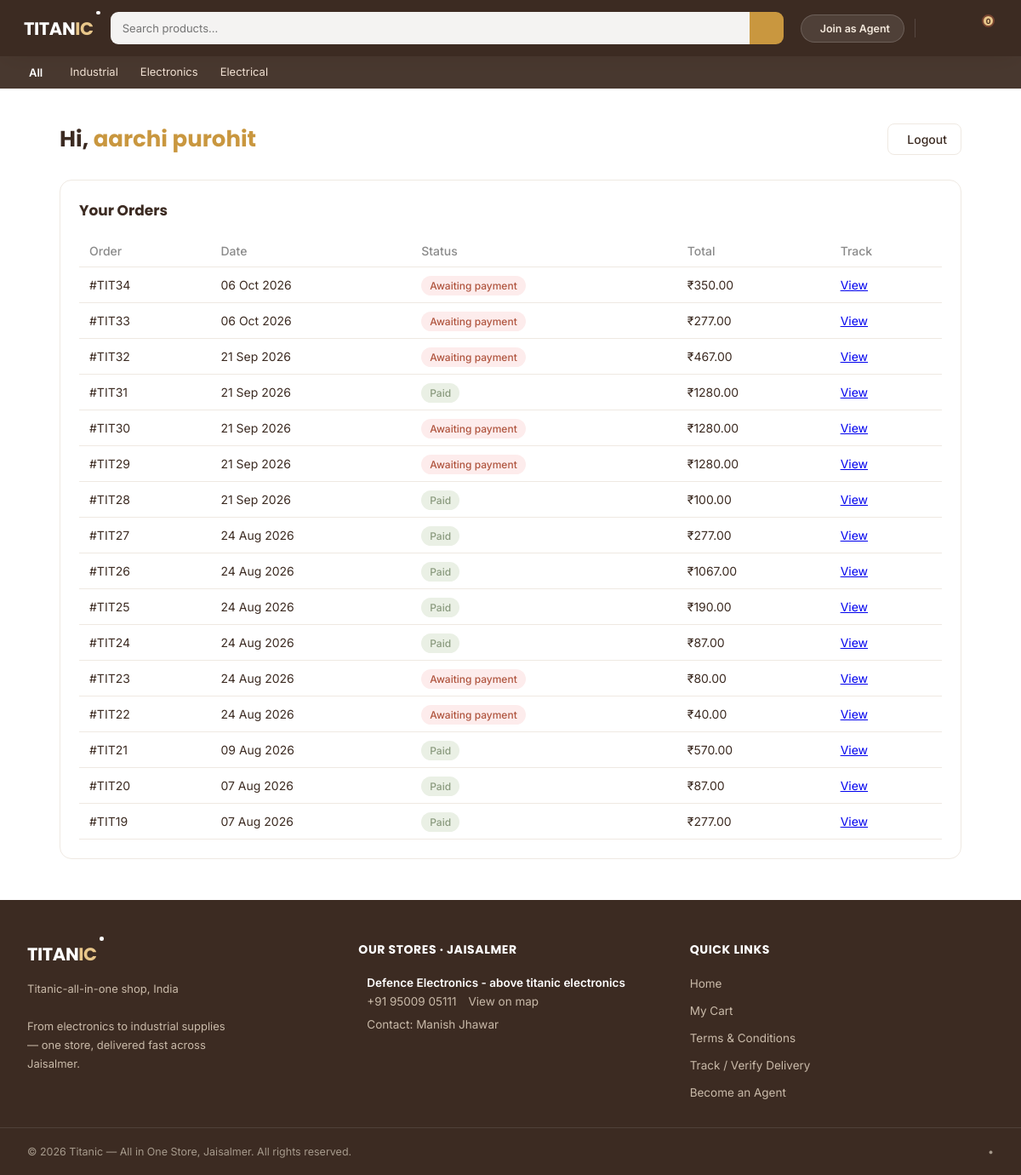
The page /customer/dashboard/ (signed in) on the database its author committed.
### customers/models.py (models this page shows, shortened)
class Customer(models.Model):
    user = models.OneToOneField(User, on_delete=models.CASCADE)
    name = models.CharField(max_length=100)
    phone = models.CharField(max_length=15)
    referred_by = models.ForeignKey(
        'agents.Agent',
        null=True,
        blank=True,
        on_delete=models.SET_NULL,
        related_name='referred_customers',
    )
    created_at = models.DateTimeField(auto_now_add=True)

### orders/models.py (models this page shows, shortened)
class Order(models.Model):
    STATUS_CHOICES = [
        ('pending', 'Awaiting payment'),
        ('paid', 'Paid'),
        ('shipped', 'Shipped'),
        ('delivered', 'Delivered'),
    ]
    customer = models.ForeignKey(User, null=True, blank=True, on_delete=models.SET_NULL, related_name='orders')
    full_name = models.CharField(max_length=100)
    phone = models.CharField(max_length=15)
    address = models.TextField()
    pincode = models.CharField(max_length=10)
    referred_by = models.ForeignKey(Agent, null=True, blank=True, on_delete=models.SET_NULL)
    status = models.CharField(max_length=20, choices=STATUS_CHOICES, default='pending')
    delivery_otp = models.CharField(max_length=6, null=True, blank=True)
    razorpay_order_id = models.CharField(max_length=100, null=True, blank=True)  # legacy, unused now
    utr_number = models.CharField(max_length=30, blank=True, default='')  # UPI transaction ref entered by customer
    created_at = models.DateTimeField(auto_now_add=True)
    delivery_distance_km = models.DecimalField(max_digits=6, decimal_places=2, null=True, blank=True)
    convenience_charge = models.DecimalField(max_digits=10, decimal_places=2, default=0)

### customers/views.py (the view)
# urls.py: path('customer/dashboard/', views.customer_dashboard, name='customer_dashboard'),
@login_required(login_url='customer_login')
def customer_dashboard(request):
    if not hasattr(request.user, 'customer'):
        messages.error(request, 'Ye page sirf customers ke liye hai.')
        return redirect('customer_login')
    customer = request.user.customer
    orders = request.user.orders.all().order_by('-created_at')
    orders_with_total = []
    for order in orders:
        total = sum(item.price_at_purchase * item.quantity for item in order.items.all())
        orders_with_total.append({'order': order, 'total': total})
    return render(request, 'customers/dashboard.html', {
        'customer': customer,
        'orders_with_total': orders_with_total,
    })

### products/context_processors.py (called while the page is built)
def featured_categories(request):
    return {
        'featured_categories': {
            'industrial': Categories.objects.filter(parent=None, name__in=['Industrial', 'FMCG', 'Fmcg', 'Personal Care & Household']).first(),
            'bigdeals': Categories.objects.filter(parent=None, name__iregex=r'^big ?deals?$').first(),
            'electronics': Categories.objects.filter(parent=None, name__in=['Electronics']).first(),
            'electricals': Categories.objects.filter(parent=None, name__in=['Electrical', 'Electricals']).first(),
        }
    }

### customers/templates/customers/dashboard.html (shortened to what this page needs)
{% extends 'base.html' %}
{% load static %}
{% block content %}
<link rel="stylesheet" href="{% static 'customers/dashboard.css' %}">
<div class="dash-wrap">
    <div class="dash-header">
        <h1>Hi, <span>{{ customer.name }}</span></h1>
        <a href="{% url 'customer_logout' %}" class="dash-logout">
             Logout
        </a>
    </div>
    <div class="dash-section">
        <h3>Your Orders</h3>
        <table class="dash-table">
            <thead>
                <tr>
                    <th>Order</th>
                    <th>Date</th>
                    <th>Status</th>
                    <th>Total</th>
                    <th>Track</th>
                </tr>
            </thead>
            <tbody>
                {% for entry in orders_with_total %}
                <tr>
                    <td>#TIT{{ entry.order.id }}</td>
                    <td>{{ entry.order.created_at|date:"d M Y" }}</td>
                    <td><span class="badge badge-{{ entry.order.status }}">{{ entry.order.get_status_display }}</span></td>
                    <td>₹{{ entry.total }}</td>
                    <td><a href="{% url 'order_success' entry.order.id %}">View</a></td>
                </tr>
                {% empty %}
                <tr><td colspan="5" class="empty-row">No orders yet. Start shopping!</td></tr>
                {% endfor %}
            </tbody>
        </table>
    </div>
</div>
{% endblock %}

### static/css/base.css (style rules this page uses)
:root { --brand-primary: #7A4632; --brand-accent: #C9973F; --brand-accent-light: #E8C68A; --brand-bg-warm: #F6F1EA; --brand-bg-light: #F8F4EE; --brand-text-dark: #3C2B22; --brand-border: #EFE9E2; --brand-discount: #B0553F; --brand-instock: #8A9A7E; }
* { margin: 0; padding: 0; box-sizing: border-box; }
body { font-family: 'Inter', sans-serif; color: var(--brand-text-dark); }

### customers/static/customers/dashboard.css (style rules this page uses)
.dash-wrap { max-width: 1100px; margin: 40px auto; padding: 0 20px; }
.dash-header { display: flex; justify-content: space-between; align-items: center; margin-bottom: 28px; flex-wrap: wrap; gap: 12px; }
.dash-header h1 { font-family: 'Poppins', sans-serif; font-size: 26px; color: var(--brand-text-dark); }
.dash-header h1 span { color: var(--brand-accent); }
.dash-logout { display: flex; align-items: center; gap: 6px; padding: 9px 16px; border-radius: 8px; border: 1px solid var(--brand-border); background: #fff; color: var(--brand-text-dark); text-decoration: none; font-size: 14px; font-weight: 500; }
.dash-section { background: #fff; border: 1px solid var(--brand-border); border-radius: 14px; padding: 22px; margin-bottom: 24px; }
.dash-section h3 { font-family: 'Poppins', sans-serif; font-size: 17px; margin-bottom: 16px; color: var(--brand-text-dark); }
.dash-table { width: 100%; border-collapse: collapse; font-size: 14px; }
.dash-table th { text-align: left; padding: 10px 12px; color: #8a8a8a; font-weight: 500; border-bottom: 1px solid var(--brand-border); }
.dash-table td { padding: 12px; border-bottom: 1px solid var(--brand-border); color: var(--brand-text-dark); }
.badge { padding: 4px 10px; border-radius: 20px; font-size: 12px; font-weight: 500; }
.badge-pending { background: #FDECEC; color: var(--brand-discount); }
.badge-paid { background: #EAF0E5; color: var(--brand-instock); }

### rows shown on the page
Customer: name "aarchi purohit"
Order: order.id "34", order.created_at "06 Oct 2026", order.status "Awaiting payment", total "350.00"
Order: order.id "33", order.created_at "06 Oct 2026", order.status "Awaiting payment", total "277.00"
Order: order.id "32", order.created_at "21 Sep 2026", order.status "Awaiting payment", total "467.00"
Order: order.id "31", order.created_at "21 Sep 2026", order.status "Paid", total "1280.00"
Order: order.id "30", order.created_at "21 Sep 2026", order.status "Awaiting payment", total "1280.00"
Order: order.id "29", order.created_at "21 Sep 2026", order.status "Awaiting payment", total "1280.00"
Order: order.id "28", order.created_at "21 Sep 2026", order.status "Paid", total "100.00"
Order: order.id "27", order.created_at "24 Aug 2026", order.status "Paid", total "277.00"
Order: order.id "26", order.created_at "24 Aug 2026", order.status "Paid", total "1067.00"
Order: order.id "25", order.created_at "24 Aug 2026", order.status "Paid", total "190.00"
Order: order.id "24", order.created_at "24 Aug 2026", order.status "Paid", total "87.00"
Order: order.id "23", order.created_at "24 Aug 2026", order.status "Awaiting payment", total "80.00"
Order: order.id "22", order.created_at "24 Aug 2026", order.status "Awaiting payment", total "40.00"
Order: order.id "21", order.created_at "09 Aug 2026", order.status "Paid", total "570.00"
Order: order.id "20", order.created_at "07 Aug 2026", order.status "Paid", total "87.00"
Order: order.id "19", order.created_at "07 Aug 2026", order.status "Paid", total "277.00"

### other values the page prints
{{ request.session.cart|length }} "0"
